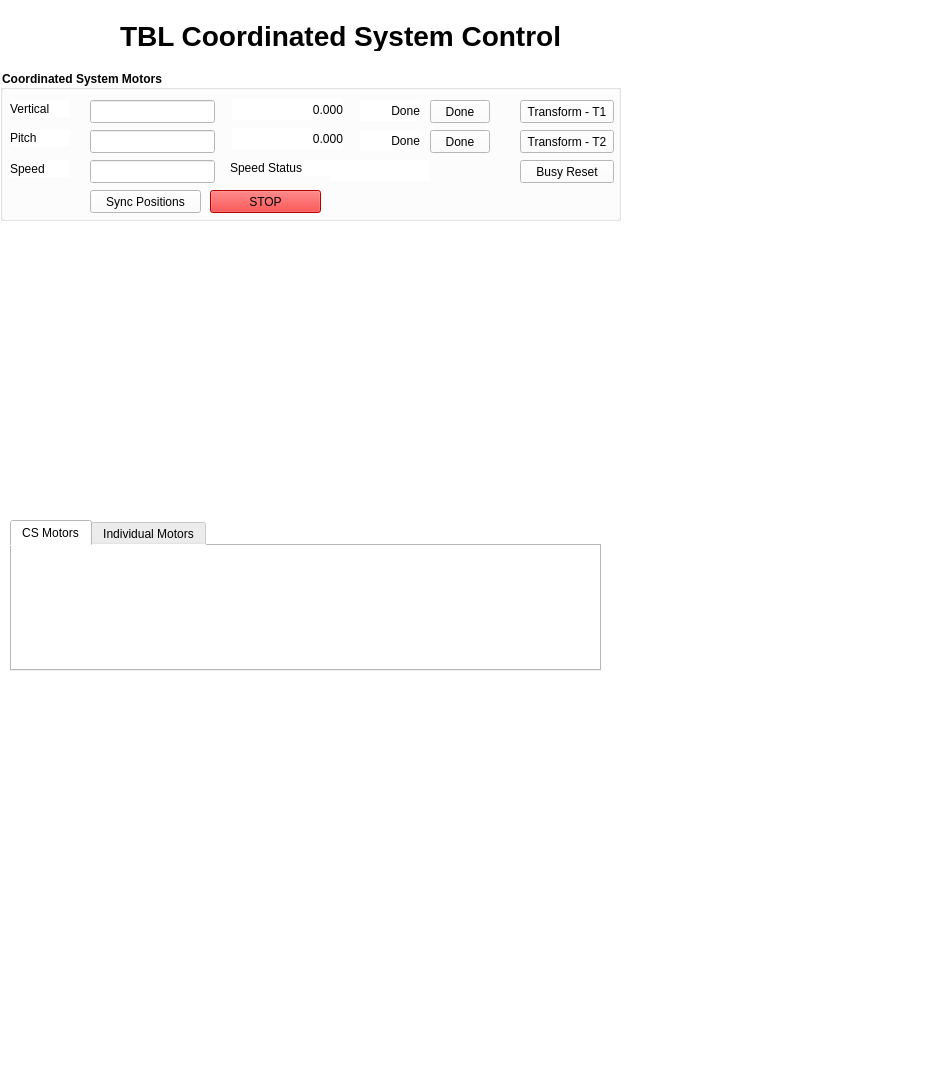
<?xml version="1.0" encoding="UTF-8"?>
<ui version="4.0">
 <class>Form</class>
 <widget class="QWidget" name="Form">
  <property name="geometry">
   <rect>
    <x>0</x>
    <y>0</y>
    <width>948</width>
    <height>1071</height>
   </rect>
  </property>
  <property name="windowTitle">
   <string>Form</string>
  </property>
  <property name="styleSheet">
   <string notr="true">background-color: rgb(255, 255, 255);</string>
  </property>
  <layout class="QHBoxLayout" name="horizontalLayout">
   <property name="spacing">
    <number>0</number>
   </property>
   <property name="leftMargin">
    <number>0</number>
   </property>
   <property name="topMargin">
    <number>0</number>
   </property>
   <property name="rightMargin">
    <number>0</number>
   </property>
   <property name="bottomMargin">
    <number>0</number>
   </property>
   <item>
    <widget class="QFrame" name="frame">
     <property name="minimumSize">
      <size>
       <width>948</width>
       <height>560</height>
      </size>
     </property>
     <property name="styleSheet">
      <string notr="true">background-color: rgb(255, 255, 255);</string>
     </property>
     <property name="frameShape">
      <enum>QFrame::NoFrame</enum>
     </property>
     <property name="frameShadow">
      <enum>QFrame::Raised</enum>
     </property>
     <widget class="QLabel" name="label_8">
      <property name="geometry">
       <rect>
        <x>120</x>
        <y>20</y>
        <width>531</width>
        <height>31</height>
       </rect>
      </property>
      <property name="font">
       <font>
        <pointsize>21</pointsize>
        <weight>75</weight>
        <bold>true</bold>
       </font>
      </property>
      <property name="text">
       <string>TBL Coordinated System Control</string>
      </property>
     </widget>
     <widget class="QGroupBox" name="groupBox_3">
      <property name="geometry">
       <rect>
        <x>0</x>
        <y>70</y>
        <width>621</width>
        <height>151</height>
       </rect>
      </property>
      <property name="font">
       <font>
        <weight>75</weight>
        <italic>false</italic>
        <bold>true</bold>
       </font>
      </property>
      <property name="title">
       <string>Coordinated System Motors</string>
      </property>
      <widget class="QELabel" name="qelabel_11">
       <property name="geometry">
        <rect>
         <x>232</x>
         <y>29</y>
         <width>111</width>
         <height>21</height>
        </rect>
       </property>
       <property name="alignment">
        <set>Qt::AlignRight|Qt::AlignTrailing|Qt::AlignVCenter</set>
       </property>
       <property name="variable" stdset="0">
        <string>MCT:TBL1:CS_Y:t2.D</string>
       </property>
       <property name="text">
        <string>0.000</string>
       </property>
      </widget>
      <widget class="QELabel" name="qelabel_12">
       <property name="geometry">
        <rect>
         <x>232</x>
         <y>58</y>
         <width>111</width>
         <height>21</height>
        </rect>
       </property>
       <property name="alignment">
        <set>Qt::AlignRight|Qt::AlignTrailing|Qt::AlignVCenter</set>
       </property>
       <property name="variable" stdset="0">
        <string>MCT:TBL1:CS_Y:t2.E</string>
       </property>
       <property name="text">
        <string>0.000</string>
       </property>
      </widget>
      <widget class="QLabel" name="label_4">
       <property name="geometry">
        <rect>
         <x>10</x>
         <y>59</y>
         <width>60</width>
         <height>17</height>
        </rect>
       </property>
       <property name="text">
        <string>Pitch</string>
       </property>
      </widget>
      <widget class="QLabel" name="label_3">
       <property name="geometry">
        <rect>
         <x>10</x>
         <y>30</y>
         <width>60</width>
         <height>17</height>
        </rect>
       </property>
       <property name="text">
        <string>Vertical</string>
       </property>
      </widget>
      <widget class="QLabel" name="label_6">
       <property name="geometry">
        <rect>
         <x>10</x>
         <y>90</y>
         <width>60</width>
         <height>17</height>
        </rect>
       </property>
       <property name="text">
        <string>Speed</string>
       </property>
      </widget>
      <widget class="QEPushButton" name="qepushbutton">
       <property name="geometry">
        <rect>
         <x>90</x>
         <y>120</y>
         <width>111</width>
         <height>23</height>
        </rect>
       </property>
       <property name="text">
        <string>Sync Positions</string>
       </property>
       <property name="variable" stdset="0">
        <string>MCT:TBL1:CS_Y:sync.PROC</string>
       </property>
      </widget>
      <widget class="QEPushButton" name="qepushbutton_2">
       <property name="geometry">
        <rect>
         <x>210</x>
         <y>120</y>
         <width>111</width>
         <height>23</height>
        </rect>
       </property>
       <property name="autoFillBackground">
        <bool>false</bool>
       </property>
       <property name="text">
        <string>STOP</string>
       </property>
       <property name="variable" stdset="0">
        <string>MCT:TBL1:CS_Y:stop</string>
       </property>
       <property name="styleSheet">
        <string notr="true">background-color: rgb(255, 0, 0);</string>
       </property>
      </widget>
      <widget class="QELabel" name="qelabel_14">
       <property name="geometry">
        <rect>
         <x>360</x>
         <y>30</y>
         <width>60</width>
         <height>21</height>
        </rect>
       </property>
       <property name="alignment">
        <set>Qt::AlignRight|Qt::AlignTrailing|Qt::AlignVCenter</set>
       </property>
       <property name="variable" stdset="0">
        <string>MCT:TBL1:CS_Y:linr_busy</string>
       </property>
       <property name="text">
        <string>Done</string>
       </property>
      </widget>
      <widget class="QELabel" name="qelabel_15">
       <property name="geometry">
        <rect>
         <x>360</x>
         <y>60</y>
         <width>60</width>
         <height>21</height>
        </rect>
       </property>
       <property name="alignment">
        <set>Qt::AlignRight|Qt::AlignTrailing|Qt::AlignVCenter</set>
       </property>
       <property name="variable" stdset="0">
        <string>MCT:TBL1:CS_Y:pitch_busy</string>
       </property>
       <property name="text">
        <string>Done</string>
       </property>
      </widget>
      <widget class="QEPushButton" name="qepushbutton_3">
       <property name="geometry">
        <rect>
         <x>430</x>
         <y>30</y>
         <width>60</width>
         <height>23</height>
        </rect>
       </property>
       <property name="text">
        <string>Done</string>
       </property>
       <property name="variable" stdset="0">
        <string>MCT:TBL1:CS_Y:linr_busy</string>
       </property>
       <property name="clickText">
        <string>0</string>
       </property>
       <property name="pressText">
        <string>0</string>
       </property>
      </widget>
      <widget class="QEPushButton" name="qepushbutton_4">
       <property name="geometry">
        <rect>
         <x>430</x>
         <y>60</y>
         <width>60</width>
         <height>23</height>
        </rect>
       </property>
       <property name="text">
        <string>Done</string>
       </property>
       <property name="variable" stdset="0">
        <string>MCT:TBL1:CS_Y:pitch_busy</string>
       </property>
       <property name="clickText">
        <string>0</string>
       </property>
       <property name="pressText">
        <string>0</string>
       </property>
      </widget>
      <widget class="QEPushButton" name="qepushbutton_6">
       <property name="geometry">
        <rect>
         <x>520</x>
         <y>30</y>
         <width>94</width>
         <height>23</height>
        </rect>
       </property>
       <property name="text">
        <string>Transform - T1</string>
       </property>
       <property name="guiFile" stdset="0">
        <string>Transform_full.ui</string>
       </property>
       <property name="prioritySubstitutions">
        <string>P=MCT:TBL1:CS_Y, T=t1</string>
       </property>
       <property name="creationOption" stdset="0">
        <enum>QEPushButton::NewTab</enum>
       </property>
      </widget>
      <widget class="QEPushButton" name="qepushbutton_7">
       <property name="geometry">
        <rect>
         <x>520</x>
         <y>60</y>
         <width>94</width>
         <height>23</height>
        </rect>
       </property>
       <property name="text">
        <string>Transform - T2</string>
       </property>
       <property name="guiFile" stdset="0">
        <string>Transform_full.ui</string>
       </property>
       <property name="prioritySubstitutions">
        <string notr="true">P=MCT:TBL1:CS_Y, T=t2</string>
       </property>
       <property name="creationOption" stdset="0">
        <enum>QEPushButton::NewTab</enum>
       </property>
      </widget>
      <widget class="QELineEdit" name="qelineedit">
       <property name="geometry">
        <rect>
         <x>90</x>
         <y>30</y>
         <width>125</width>
         <height>23</height>
        </rect>
       </property>
       <property name="variable" stdset="0">
        <string>MCT:TBL1:CS_Y:linr</string>
       </property>
       <property name="addUnits">
        <bool>true</bool>
       </property>
      </widget>
      <widget class="QELineEdit" name="qelineedit_2">
       <property name="geometry">
        <rect>
         <x>90</x>
         <y>60</y>
         <width>125</width>
         <height>23</height>
        </rect>
       </property>
       <property name="variable" stdset="0">
        <string>MCT:TBL1:CS_Y:pitch</string>
       </property>
       <property name="addUnits">
        <bool>true</bool>
       </property>
      </widget>
      <widget class="QELineEdit" name="qelineedit_4">
       <property name="geometry">
        <rect>
         <x>90</x>
         <y>90</y>
         <width>125</width>
         <height>23</height>
        </rect>
       </property>
       <property name="variable" stdset="0">
        <string>MCT:TBL1:CS_Y:speed</string>
       </property>
       <property name="addUnits">
        <bool>true</bool>
       </property>
      </widget>
      <widget class="QELabel" name="qelabel">
       <property name="geometry">
        <rect>
         <x>330</x>
         <y>90</y>
         <width>100</width>
         <height>21</height>
        </rect>
       </property>
       <property name="variable" stdset="0">
        <string>MCT:TBL1:CS_Y:speed_alarm</string>
       </property>
      </widget>
      <widget class="QLabel" name="label_2">
       <property name="geometry">
        <rect>
         <x>230</x>
         <y>90</y>
         <width>100</width>
         <height>16</height>
        </rect>
       </property>
       <property name="text">
        <string>Speed Status</string>
       </property>
      </widget>
      <widget class="QEPushButton" name="qepushbutton_8">
       <property name="geometry">
        <rect>
         <x>520</x>
         <y>90</y>
         <width>94</width>
         <height>23</height>
        </rect>
       </property>
       <property name="text">
        <string>Busy Reset</string>
       </property>
       <property name="variable" stdset="0">
        <string>MCT:TBL1:CS_Y:cs_busy_reset_</string>
       </property>
       <property name="clickText">
        <string>0</string>
       </property>
       <property name="guiFile" stdset="0">
        <string>userCalcOut_full.ui</string>
       </property>
       <property name="prioritySubstitutions">
        <string>P=MCT:TBL1:CS_Y,C=cs_busy_reset_</string>
       </property>
       <property name="creationOption" stdset="0">
        <enum>QEPushButton::NewTab</enum>
       </property>
       <property name="pressText">
        <string>1</string>
       </property>
      </widget>
     </widget>
     <widget class="QTabWidget" name="tabWidget">
      <property name="geometry">
       <rect>
        <x>10</x>
        <y>520</y>
        <width>591</width>
        <height>151</height>
       </rect>
      </property>
      <property name="currentIndex">
       <number>0</number>
      </property>
      <widget class="QWidget" name="tab">
       <attribute name="title">
        <string>CS Motors</string>
       </attribute>
       <widget class="QEForm" name="qeform_4">
        <property name="geometry">
         <rect>
          <x>10</x>
          <y>60</y>
          <width>571</width>
          <height>51</height>
         </rect>
        </property>
        <property name="userLevelVisibility" stdset="0">
         <enum>QEAbstractWidget::User</enum>
        </property>
        <property name="userLevelEnabled" stdset="0">
         <enum>QEAbstractWidget::User</enum>
        </property>
        <property name="uiFile" stdset="0">
         <string>ppmac1motor_sl.ui</string>
        </property>
        <property name="variableSubstitutions" stdset="0">
         <string>MOTOR=MCT:TBL1:CS_Y:pitch_motor</string>
        </property>
       </widget>
       <widget class="QEForm" name="qeform_5">
        <property name="geometry">
         <rect>
          <x>10</x>
          <y>10</y>
          <width>571</width>
          <height>51</height>
         </rect>
        </property>
        <property name="userLevelVisibility" stdset="0">
         <enum>QEAbstractWidget::User</enum>
        </property>
        <property name="userLevelEnabled" stdset="0">
         <enum>QEAbstractWidget::User</enum>
        </property>
        <property name="uiFile" stdset="0">
         <string>ppmac1motor_sl.ui</string>
        </property>
        <property name="variableSubstitutions" stdset="0">
         <string>MOTOR=MCT:TBL1:CS_Y:linr_motor</string>
        </property>
       </widget>
      </widget>
      <widget class="QWidget" name="tab_2">
       <attribute name="title">
        <string>Individual Motors</string>
       </attribute>
       <widget class="QEForm" name="qeform">
        <property name="geometry">
         <rect>
          <x>10</x>
          <y>10</y>
          <width>571</width>
          <height>51</height>
         </rect>
        </property>
        <property name="userLevelVisibility" stdset="0">
         <enum>QEAbstractWidget::User</enum>
        </property>
        <property name="userLevelEnabled" stdset="0">
         <enum>QEAbstractWidget::User</enum>
        </property>
        <property name="uiFile" stdset="0">
         <string>ppmac1motor_sl.ui</string>
        </property>
        <property name="variableSubstitutions" stdset="0">
         <string>MOTOR=MCT:TBL1:US</string>
        </property>
       </widget>
       <widget class="QEForm" name="qeform_2">
        <property name="geometry">
         <rect>
          <x>10</x>
          <y>60</y>
          <width>571</width>
          <height>51</height>
         </rect>
        </property>
        <property name="userLevelVisibility" stdset="0">
         <enum>QEAbstractWidget::User</enum>
        </property>
        <property name="userLevelEnabled" stdset="0">
         <enum>QEAbstractWidget::User</enum>
        </property>
        <property name="uiFile" stdset="0">
         <string>ppmac1motor_sl.ui</string>
        </property>
        <property name="variableSubstitutions" stdset="0">
         <string>MOTOR=MCT:TBL1:DS</string>
        </property>
       </widget>
      </widget>
     </widget>
     <widget class="QLabel" name="label">
      <property name="geometry">
       <rect>
        <x>0</x>
        <y>250</y>
        <width>691</width>
        <height>281</height>
       </rect>
      </property>
      <property name="text">
       <string/>
      </property>
      <property name="pixmap">
       <pixmap>tbl.png</pixmap>
      </property>
      <property name="scaledContents">
       <bool>true</bool>
      </property>
     </widget>
     <zorder>label</zorder>
     <zorder>label_8</zorder>
     <zorder>groupBox_3</zorder>
     <zorder>tabWidget</zorder>
    </widget>
   </item>
  </layout>
 </widget>
 <customwidgets>
  <customwidget>
   <class>QEForm</class>
   <extends>QWidget</extends>
   <header>QEForm.h</header>
  </customwidget>
  <customwidget>
   <class>QELabel</class>
   <extends>QLabel</extends>
   <header>QELabel.h</header>
  </customwidget>
  <customwidget>
   <class>QELineEdit</class>
   <extends>QLineEdit</extends>
   <header>QELineEdit.h</header>
  </customwidget>
  <customwidget>
   <class>QEPushButton</class>
   <extends>QPushButton</extends>
   <header>QEPushButton.h</header>
  </customwidget>
 </customwidgets>
 <resources/>
 <connections/>
</ui>
